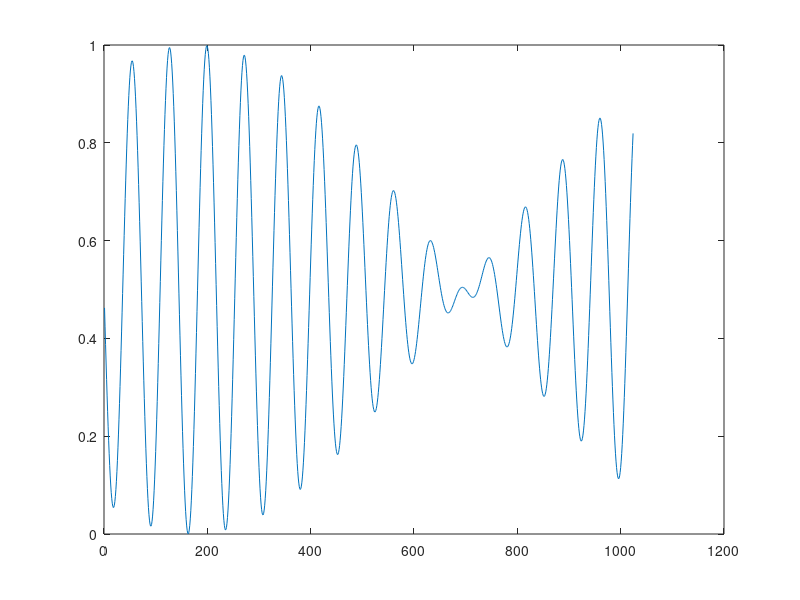

This figure's MATLAB source: (Note: this script raises an error after producing the figure.)
width = 1024;
height = 768;
pitch1 = 70;
pitch2 = 75;

x = 1 : width;

%% 3 Step - Generation
I = zeros(height, width, 4);
%I(:,:,1) = ones(height, 1) * ( 2.0 - cos((2.0 * pi) * (x/pitch1) + ((2.0 * pi) / 3)) + cos((2.0 * pi) * (x/1026) + ((2.0 * pi) / 3))) * .25;
I(:,:,1) = ones(height, 1) * ( 2.0 - cos((2.0 * pi) * (x/pitch1) - ((2.0 * pi) / 3)) + cos((2.0 * pi) * (x/pitch2) + ((2.0 * pi) / 3))) * .25;
I(:,:,2) = ones(height, 1) * ( 2.0 - cos((2.0 * pi) * (x/pitch1) + 0.0             ) + 0.0                                            ) * .25;
I(:,:,3) = ones(height, 1) * ( 2.0 - cos((2.0 * pi) * (x/pitch1) + ((2.0 * pi) / 3)) + cos((2.0 * pi) * (x/pitch2) - ((2.0 * pi) / 3))) * .25;
I(:,:,4) = ones(height, 1) * ( 2.0 - 0.0                                             + cos((2.0 * pi) * (x/pitch2) + 0.0             )) * .25;

plot(I(300,:,1))
%% 5 Step - Generation
N = 5;

I = zeros(height, width, N);
shift = 0;

for pattern = 1 : N
    B1 = (1.0 - cos((2.0 * pi) * (x / pitch1) + ((2.0 * pi * pattern) / N) + shift)) * .5 * .50;
    B2 = (1.0 - cos((2.0 * pi) * (x / pitch2) + ((4.0 * pi * pattern) / N) + shift)) * .5 * .50;
    wave = B1 + B2; 
    I(:,:,pattern) = ones(height, 1) * wave; 
end

dithered = stuckiDithering(I);

% Save our images
for pattern = 1 : N
    imwrite(dithered(:,:,pattern), sprintf('%d.png', pattern));
end

%% 5 - Step Testing
video = VideoReader('TestData\NoMotion-70_75.avi');
fringe = zeros(video.height, video.width, 5);
start = 8;
width = video.width;
height = video.height;

for c = 1 : N
    fringe(:,:,c) = rgb2gray(read(video, start+c));
end

phi1S = zeros(height, width);
phi1C = zeros(height, width);
phi2S = zeros(height, width);
phi2C = zeros(height, width);

for pattern = 1 : N 
    phi1S = phi1S + fringe(:,:,pattern) * sin((2 * pi * pattern / N));
    phi1C = phi1C + fringe(:,:,pattern) * cos((2 * pi * pattern / N));
    phi2S = phi2S + fringe(:,:,pattern) * sin((4 * pi * pattern / N));
    phi2C = phi2C + fringe(:,:,pattern) * cos((4 * pi * pattern / N));    
end

size = 7;
h = fspecial('gaussian', [size, size], size/3);
pitch12 = (pitch1 * pitch2) / abs(pitch1 - pitch2);

close all;
figure;
phi1 = -atan2(phi1S, phi1C);
phi2 = -atan2(phi2S, phi2C);
phi12 = mod(phi1 - phi2, 2.0 * pi);
k = floor((phi12 * (pitch12/pitch1) - phi1) / (2.0 * pi));
phase = phi1 + k * 2.0 * pi;
subplot(2,4,1); imagesc(phi1);
subplot(2,4,2); imagesc(phi2);
subplot(2,4,3); imagesc(phi12);
subplot(2,4,4); imagesc(phase);

phi1F = -atan2(imfilter(phi1S,h), imfilter(phi1C,h));
phi2F = -atan2(imfilter(phi2S,h), imfilter(phi2C,h));
phi12F = mod(phi1F - phi2F, 2.0 * pi);
phi12F = imfilter(phi12F, h);
kf = (phi12F * (pitch12/pitch1) - phi1F) / (2.0 * pi);
magicGodDamnNumber = .26;

k = floor(kf - magicGodDamnNumber);

phase = phi1F + k * 2.0 * pi;
phase = medfilt2(phase, [5, 5]);

subplot(2,4,5); imagesc(phi1F);
subplot(2,4,6); imagesc(phi2F);
subplot(2,4,7); imagesc(phi12F);
subplot(2,4,8); imagesc(phase);
colormap gray;